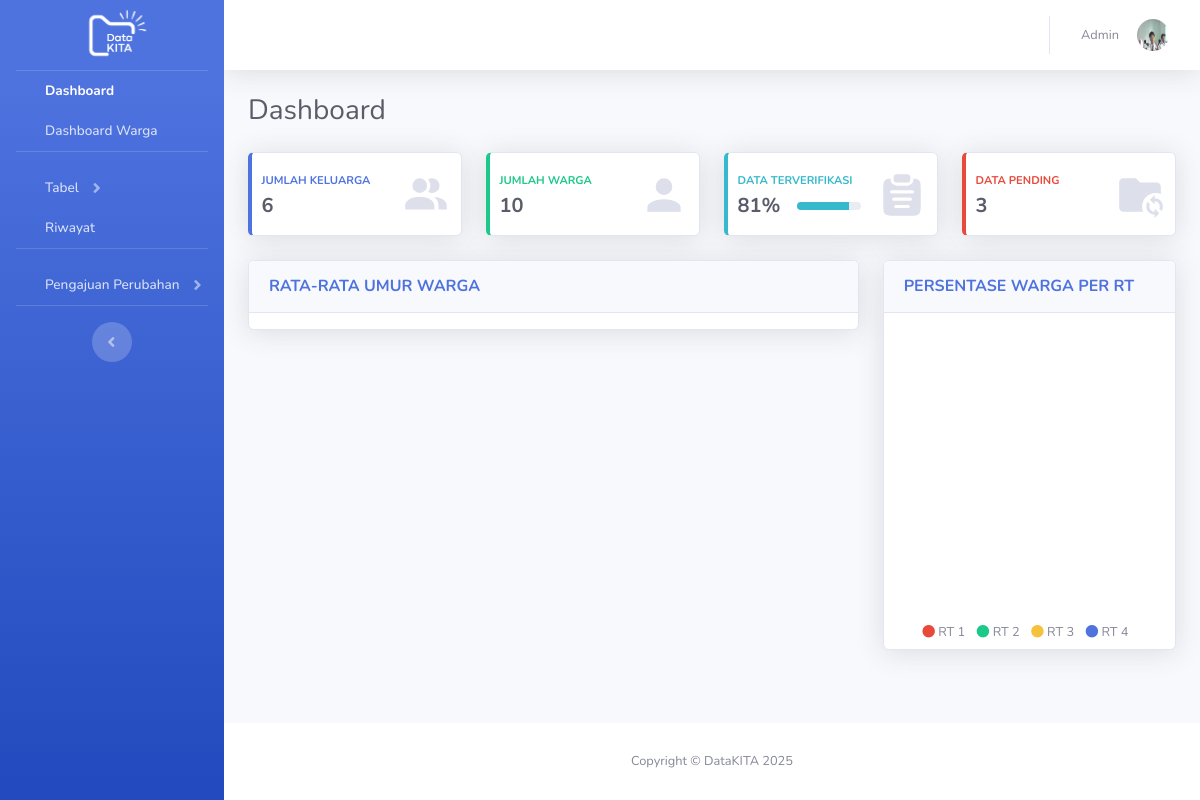
The page /index.php (signed in) on the database its author committed.
### tables this page shows
CREATE TABLE `warga` (
  `NIK` varchar(30) NOT NULL,
  `Nama` varchar(255) NOT NULL,
  `Tempat_lahir` varchar(255) DEFAULT NULL,
  `Tanggal_lahir` date DEFAULT NULL,
  `Jenis_kelamin` varchar(50) DEFAULT NULL,
  `Agama` varchar(50) DEFAULT NULL,
  `Pendidikan` varchar(100) DEFAULT NULL,
  `Pekerjaan` varchar(100) DEFAULT NULL,
  `Status_perkawinan` varchar(50) DEFAULT NULL,
  `No_kk` varchar(30) DEFAULT NULL,
  `Dokumen_ktp` varchar(255) DEFAULT NULL,
  `Id_user` int(10) UNSIGNED DEFAULT NULL,
  `status` enum('pending','terverifikasi') NOT NULL DEFAULT 'pending'
);

CREATE TABLE `user` (
  `Id_user` int(10) UNSIGNED NOT NULL,
  `Nama_user` varchar(255) NOT NULL,
  `Email` varchar(255) NOT NULL,
  `Foto_profil` varchar(255) DEFAULT NULL,
  `Password` varchar(255) NOT NULL,
  `Role` enum('admin','user') DEFAULT 'user'
);

### index.php (the view, shortened to what this page needs)
<?php
require 'koneksi.php';
$user_id = $_SESSION['user_id'];
$userStmt = $koneksi->prepare("
    SELECT
        u.Nama_user,
        u.Email,
        u.Foto_profil,
        w.NIK,
        w.Tanggal_lahir,
        w.Tempat_lahir,
        k.Alamat
    FROM User u
    LEFT JOIN Warga w ON w.Id_user = u.Id_user
    LEFT JOIN Keluarga k ON k.No_kk = w.No_kk
    WHERE u.Id_user = ?
");
$userStmt->execute([$user_id]);
$user = $userStmt->fetch(PDO::FETCH_ASSOC);
$totalKeluarga = $koneksi->query("SELECT COUNT(*) FROM Keluarga")->fetchColumn();
$totalWarga    = $koneksi->query("SELECT COUNT(*) FROM Warga")->fetchColumn();
$verifKeluarga = $koneksi->query("SELECT COUNT(*) FROM Keluarga WHERE status='terverifikasi'")->fetchColumn();
$verifWarga    = $koneksi->query("SELECT COUNT(*) FROM Warga WHERE status='terverifikasi'")->fetchColumn();
$totalVerifikasi = $verifKeluarga + $verifWarga;
$pendingKeluarga = $koneksi->query("SELECT COUNT(*) FROM Keluarga WHERE status!='terverifikasi'")->fetchColumn();
$pendingWarga    = $koneksi->query("SELECT COUNT(*) FROM Warga WHERE status!='terverifikasi'")->fetchColumn();
$totalPending = $pendingKeluarga + $pendingWarga;
$totalData = $totalKeluarga + $totalWarga;
$verifPercent = $totalData > 0 ? round(($totalVerifikasi / $totalData) * 100) : 0;
?>
<!DOCTYPE html>
<html lang="en">
<head>
    <link rel="stylesheet" href="css/style.css">
    <link href="vendor/fontawesome-free/css/all.min.css" rel="stylesheet" type="text/css">
    <link href="css/sb-admin-2.min.css" rel="stylesheet">
</head>
<body id="page-top">
    <div id="wrapper">
        <ul class="navbar-nav bg-gradient-primary sidebar sidebar-dark accordion" id="accordionSidebar">
            <a class="sidebar-brand d-flex align-items-center justify-content-center" href="index.php">
                <div class="sidebar-brand-icon">
                    <img src="img/Logo_DataKITA(3).png" style="width: 100px; height: auto;">
                </div>
            </a>
            <li class="nav-item">
                <a class="nav-link" href="index.php">
                <iconify-icon icon="material-symbols:dashboard"></iconify-icon>
                <span>Dashboard</span></a>
            </li>
            <li class="nav-item">
                <a class="nav-link" href="dashboardwarga.php">
                <iconify-icon icon="ep:list"></iconify-icon>
                <span>Dashboard Warga</span></a>
            </li>
            <hr class="sidebar-divider">
            <li class="nav-item">
                <a class="nav-link collapsed" href="#" data-toggle="collapse" data-target="#collapsePages"
                    aria-expanded="true" aria-controls="collapsePages">
                    <iconify-icon icon="mdi:table"></iconify-icon>
                    <span>Tabel</span></a>
            </li>
            <li class="nav-item">
                <a class="nav-link" href="riwayat.php">
                    <iconify-icon icon="material-symbols:history"></iconify-icon>
                    <span>Riwayat</span>
                </a>
            </li>
            <hr class="sidebar-divider d-none d-md-block">
            <li class="nav-item">
                <a class="nav-link collapsed" href="#" data-toggle="collapse" data-target="#collapsePages2"
                    aria-expanded="true" aria-controls="collapsePages">
                    <iconify-icon icon="lucide:folder-sync"></iconify-icon>
                    <span>Pengajuan Perubahan</span></a>
            </li>
            <hr class="sidebar-divider d-none d-md-block">
            <div class="text-center d-none d-md-inline">
                <button class="rounded-circle border-0" id="sidebarToggle"></button>
            </div>
        </ul>
        <div id="content-wrapper" class="d-flex flex-column">
            <div id="content">
                <nav class="navbar navbar-expand navbar-light bg-white topbar mb-4 static-top shadow">
                    <ul class="navbar-nav ml-auto">
                        <li class="nav-item dropdown no-arrow">
                            <a class="nav-link dropdown-toggle" href="#" id="userDropdown" role="button"
                                data-toggle="dropdown" aria-haspopup="true" aria-expanded="false">
                                <span class="mr-2 d-none d-lg-inline text-gray-600 small">
                                <?= htmlspecialchars($user['Nama_user']) ?>
                                </span>
                                <img class="img-profile rounded-circle"
                                    src="img/profile/<?= htmlspecialchars($user['Foto_profil'] ?? 'default.png') ?>">
                            </a>
                        </li>
                    </ul>
                </nav>
                <div class="container-fluid">
                    <div class="d-sm-flex align-items-center justify-content-between mb-4">
                        <h1 class="h3 mb-0 text-gray-800">Dashboard</h1>
                    </div>
                    <div class="row">
                        <div class="col-xl-3 col-md-6 mb-4">
                            <div class="card border-left-primary shadow h-100 py-2">
                                <div class="card-body">
                                    <div class="row no-gutters align-items-center">
                                        <div class="col mr-2">
                                            <div class="text-xs font-weight-bold text-primary text-uppercase mb-1">
                                                JUMLAH KELUARGA</div>
                                            <div class="h5 mb-0 font-weight-bold text-gray-800">
                                                <?= $totalKeluarga ?>
                                            </div>
                                        </div>
                                        <div class="col-auto">
                                        </div>
                                    </div>
                                </div>
                            </div>
                        </div>
                        <div class="col-xl-3 col-md-6 mb-4">
                            <div class="card border-left-success shadow h-100 py-2">
                                <div class="card-body">
                                    <div class="row no-gutters align-items-center">
                                        <div class="col mr-2">
                                            <div class="text-xs font-weight-bold text-success text-uppercase mb-1">
                                                JUMLAH WARGA</div>
                                            <div class="h5 mb-0 font-weight-bold text-gray-800">
                                                <?= $totalWarga ?>
                                            </div>
                                        </div>
                                        <div class="col-auto">
                                            <svg xmlns="http://www.w3.org/2000/svg" width="50px" height="50px" viewBox="0 0 24 24"><path fill="#DDDFEB" d="M12 4a4 4 0 0 1 4 4a4 4 0 0 1-4 4a4 4 0 0 1-4-4a4 4 0 0 1 4-4m0 10c4.42 0 8 1.79 8 4v2H4v-2c0-2.21 3.58-4 8-4"/></svg>
                                        </div>
                                    </div>
                                </div>
                            </div>
                        </div>
                        <div class="col-xl-3 col-md-6 mb-4">
                            <div class="card border-left-info shadow h-100 py-2">
                                <div class="card-body">
                                    <div class="row no-gutters align-items-center">
                                        <div class="col mr-2">
                                            <div class="text-xs font-weight-bold text-info text-uppercase mb-1">DATA TERVERIFIKASI
                                            </div>
                                            <div class="row no-gutters align-items-center">
                                                <div class="col-auto">
                                                    <div class="h5 mb-0 mr-3 font-weight-bold text-gray-800">
                                                        <?= $verifPercent ?>%
                                                    </div>
                                                </div>
                                                <div class="col">
                                                    <div class="progress progress-sm mr-2">
                                                        <div class="progress-bar bg-info"
                                                            role="progressbar"
                                                            style="width: <?= $verifPercent ?>%"
                                                            aria-valuenow="<?= $verifPercent ?>"
                                                            aria-valuemin="0"
                                                            aria-valuemax="100">
                                                        </div>
                                                    </div>
                                                </div>
                                            </div>
                                        </div>
                                        <div class="col-auto">
                                        </div>
                                    </div>
                                </div>
                            </div>
                        </div>
                        <div class="col-xl-3 col-md-6 mb-4">
                            <div class="card border-left-danger shadow h-100 py-2">
                                <div class="card-body">
                                    <div class="row no-gutters align-items-center">
                                        <div class="col mr-2">
                                            <div class="text-xs font-weight-bold text-danger text-uppercase mb-1">
                                                DATA PENDING</div>
                                            <div class="h5 mb-0 font-weight-bold text-gray-800">
                                                <?= $totalPending ?>
                                            </div>
                                        </div>
                                        <div class="col-auto">
                                        </div>
                                    </div>
                                </div>
                            </div>
                        </div>
                    </div>
                    <div class="row">
                        <div class="col-xl-8 col-lg-7">
                            <div class="card shadow mb-4">
                                <div class="card-header py-3 d-flex flex-row align-items-center justify-content-between">
                                    <h6 class="m-0 font-weight-bold text-primary">RATA-RATA UMUR WARGA</h6>
                                </div>
                                <div class="card-body">
                                </div>
                            </div>
                        </div>
                        <div class="col-xl-4 col-lg-5">
                            <div class="card shadow mb-4">
                                <div class="card-header py-3 d-flex flex-row align-items-center justify-content-between">
                                    <h6 class="m-0 font-weight-bold text-primary">PERSENTASE WARGA PER RT</h6>
                                </div>
                                <div class="card-body">
                                    <div id="rtPieChart" class="chart-pie pt-4 pb-2"></div>
                                    <div class="mt-4 text-center small">
                                        <span class="mr-2"><i class="fas fa-circle text-danger"></i> RT 1</span>
                                        <span class="mr-2"><i class="fas fa-circle text-success"></i> RT 2</span>
                                        <span class="mr-2"><i class="fas fa-circle text-warning"></i> RT 3</span>
                                        <span class="mr-2"><i class="fas fa-circle text-primary"></i> RT 4</span>
                                    </div>
                                </div>
                            </div>
                        </div>
                    </div>
                </div>
            </div>
            <footer class="sticky-footer bg-white">
                <div class="container my-auto">
                    <div class="copyright text-center my-auto">
                        <span>Copyright &copy; DataKITA 2025</span>
                    </div>
                </div>
            </footer>
        </div>
    </div>
</body>
</html>

### css/style.css (style rules this page uses)
.nav-item .nav-link { display: flex !important; align-items: center !important; gap: 10px; color: rgba(255, 255, 255, 0.6); font-weight: 500; padding: 10px 15px !important; transition: color 0.3s ease; line-height: 1; }
.nav-item .nav-link iconify-icon { display: inline-flex !important; align-items: center; justify-content: center; width: 20px; height: 20px; font-size: 18px; flex-shrink: 0; color: rgba(255, 255, 255, 0.6); transition: color 0.3s ease; margin: 0; vertical-align: middle; }
.nav-item .nav-link span { margin: 0; padding: 0; }
.nav-item.active .nav-link, .nav-item.active .nav-link iconify-icon { color: #fff !important; }
.card-body { padding: 0.6rem 0.6rem 0.4rem 0.6rem !important; }

### rows shown on the page
warga: Id_user.Nama_user "Admin", Id_user.Foto_profil (picture)

### other values the page prints
$totalKeluarga "6"
$totalWarga "10"
$verifPercent "81"
$totalPending "3"
